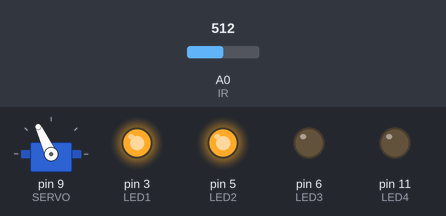
This sketch was run on a simulated Arduino Uno, built with avr-gcc and run on an emulated ATmega328P. Parts: servo, output pins drawn as LEDs (lit = HIGH). The test bench sets the inputs (shaded band); at power-on: A0 (IR) = 512.

Above: at 2.3 s.
2.4 s: A0 (IR) set to 483
At 3.1 s:
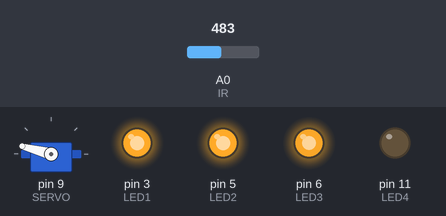
5.9 s: A0 (IR) set to 306
At 6.7 s:
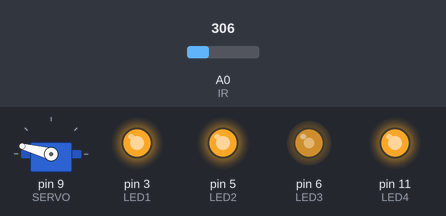
9.4 s: A0 (IR) set to 122
At 10.3 s:
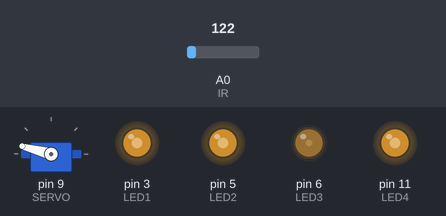
12.9 s: A0 (IR) set to 0
At 16.4 s:
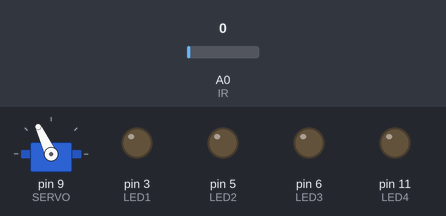
16.5 s: A0 (IR) set to 47
19.5 s: A0 (IR) set to 56
At 23.2 s:
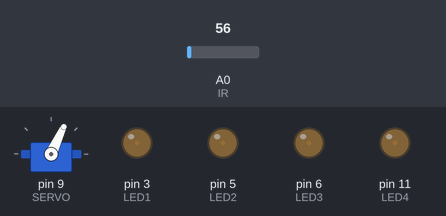
Timing chart, 0 to 29.4 s (numbered marks = the images above; inputs shaded):
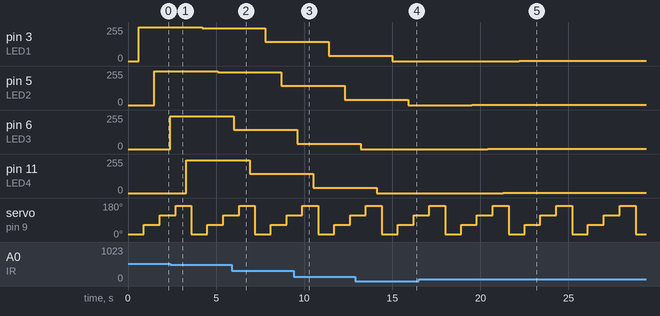

The sketch:

5.2.rangefinder.ino
```cpp
#include <Servo.h> //Библиотека управления сервоприводами
Servo myServo;
#define SERVO 9 // Сервопривод

#define IR A0 // ИК-датчик

#define LED1 3 // Контакт светодиода 1
#define LED2 5 // Контакт светодиода 2
#define LED3 6 // Контакт светодиода 3
#define LED4 11 // Контакт светодиода 4

int dist1 = 0; // Переменная для хранения расстояния первого сектора
int dist2 = 0; // Переменная для хранения расстояния второго сектора
int dist3 = 0; // Переменная для хранения расстояния третьего сектора
int dist4 = 0; // Переменная для хранения расстояния четвертого сектора

void setup() {
  myServo.attach(SERVO); //Подключаем объект сервопривода
  pinMode(LED1, OUTPUT);
  pinMode(LED2, OUTPUT);
  pinMode(LED3, OUTPUT);
  pinMode(LED4, OUTPUT);
}

void loop() {
  dist1 = readDistance(15); // Измеряем расстояние в положении 15 градусов
  analogWrite(LED1, dist1); // Выставляем ярокость светодиода в соответсвии с измеренными данными
  delay(300);

  dist2 = readDistance(65); // Измеряем расстояние в положении 65 градусов
  analogWrite(LED2, dist2); // Выставляем ярокость светодиода в соответсвии с измеренными данными
  delay(300);

  dist3 = readDistance(115); // Измеряем расстояние в положении 15 градусов
  analogWrite(LED3, dist3); // Выставляем ярокость светодиода в соответсвии с измеренными данными
  delay(300);

  dist4 = readDistance(165); // Измеряем расстояние в положении 15 градусов
  analogWrite(LED4, dist4); // Выставляем ярокость светодиода в соответсвии с измеренными данными
  delay(300);
}

int readDistance (int pos) {
  myServo.write(pos); // Перемещаемся в значение, которое отправили ранее
  delay(600);
  int dist = analogRead(IR); // Считываем значение с ИК-датчика
  dist = map(dist, 50, 500, 0, 255); // Отмасштабируем входной сигнал
  dist = constrain(dist, 0, 255);// Ограничим диапозон для большей безопасности
  return dist; //Вернём значение расстояния
}
```

Measured:
- the behaviour switches between 500 and 499 on A0 (IR) (found by bisection; images 0 and 1)
- the behaviour switches between 51 and 52 on A0 (IR) (found by bisection; images 4 and 5)
- after the input at 2.4 s, pin 3 (LED1): 255/255 → 245/255 after 1.8 s; pin 5 (LED2): 255/255 → 245/255 after 2.7 s; pin 6 (LED3): 0/255 → 245/255 at once; pin 11 (LED4): 0/255 → 245/255 after 0.90 s
- after the input at 5.9 s, pin 3 (LED1): 245/255 → 145/255 after 1.9 s; pin 5 (LED2): 245/255 → 145/255 after 2.8 s; pin 6 (LED3): 245/255 → 145/255 after 0.10 s; pin 11 (LED4): 245/255 → 145/255 after 1.0 s
- after the input at 9.4 s, pin 3 (LED1): 145/255 → 40/255 after 2.0 s; pin 5 (LED2): 145/255 → 40/255 after 2.9 s; pin 6 (LED3): 145/255 → 40/255 after 0.20 s; pin 11 (LED4): 145/255 → 40/255 after 1.1 s
- after the input at 12.9 s, pin 3 (LED1): 40/255 → 0/255 after 2.1 s; pin 5 (LED2): 40/255 → 0/255 after 3.0 s; pin 6 (LED3): 40/255 → 0/255 after 0.30 s; pin 11 (LED4): 40/255 → 0/255 after 1.2 s
- after the input at 19.5 s, pin 3 (LED1): 0/255 → 3/255 after 2.7 s; pin 5 (LED2): 0/255 → 3/255 at once; pin 6 (LED3): 0/255 → 3/255 after 0.91 s; pin 11 (LED4): 0/255 → 3/255 after 1.8 s
- by itself, servo on pin 9 (SERVO): repeats every 3.6 s: 165° 0.90 s, 15° 0.90 s, 65° 0.90 s, 115° 0.90 s
